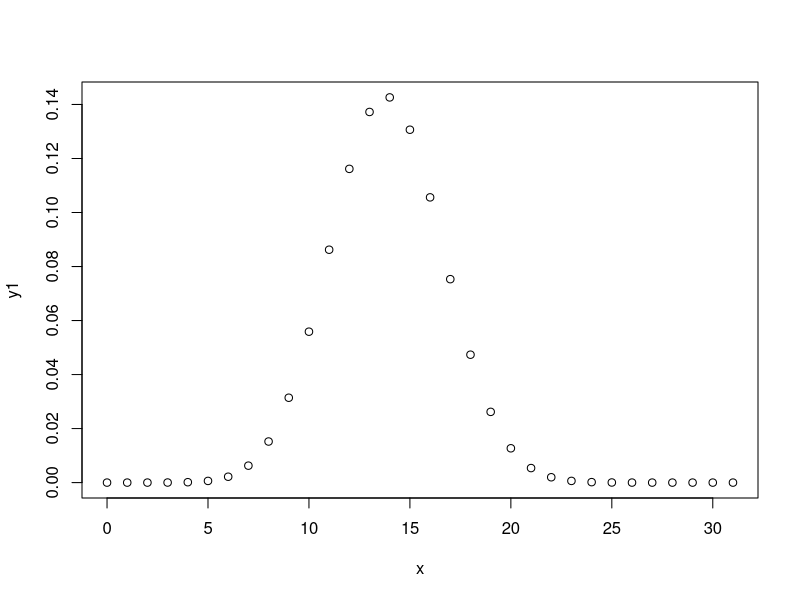
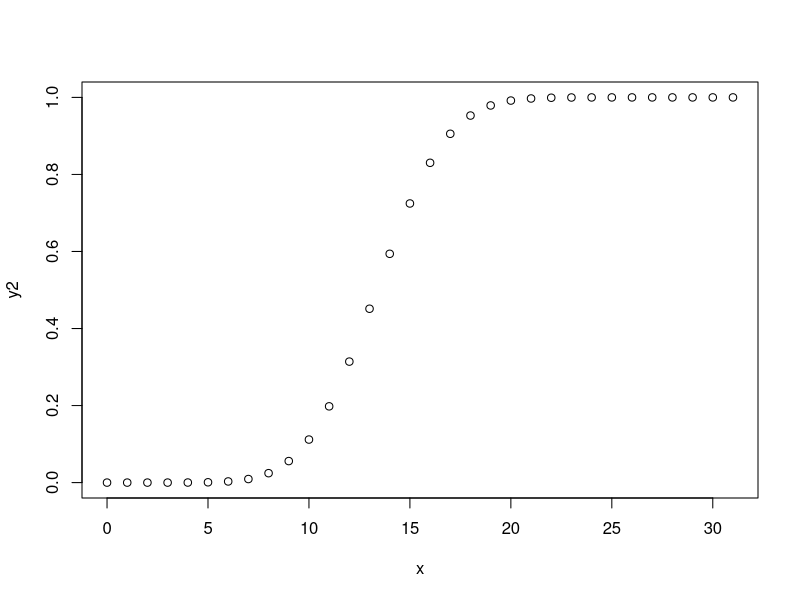

These figures' R source, in order:
#q1
p1<-pbinom(9,12,1/6)
p2<-pbinom(6,12,1/6)
dbinom(7,12,1/6)+dbinom(8,12,1/6)+dbinom(9,12,1/6)
p1-p2

#q2
ans<- pnorm(84, mean=72, sd=15.2, lower.tail=FALSE)
ans*100

#q3
dpois(0,5)
p1=ppois(47,50)
p2=ppois(50,50)
dpois(48,50)+dpois(49,50)+dpois(50,50)
p2-p1

#q4
dhyper(3,17,250-17,5)

#q5
#(a) bionomial distribution
x<-0:31
n<-31
y1<-dbinom(x,31,0.447)
plot(x,y1)
y2<-pbinom(x,31,0.447)
plot(x,y2)
n*0.447 #mean
var<-n*0.447*(1-0.447) #variance
var
sqrt(var) #standard deviation
